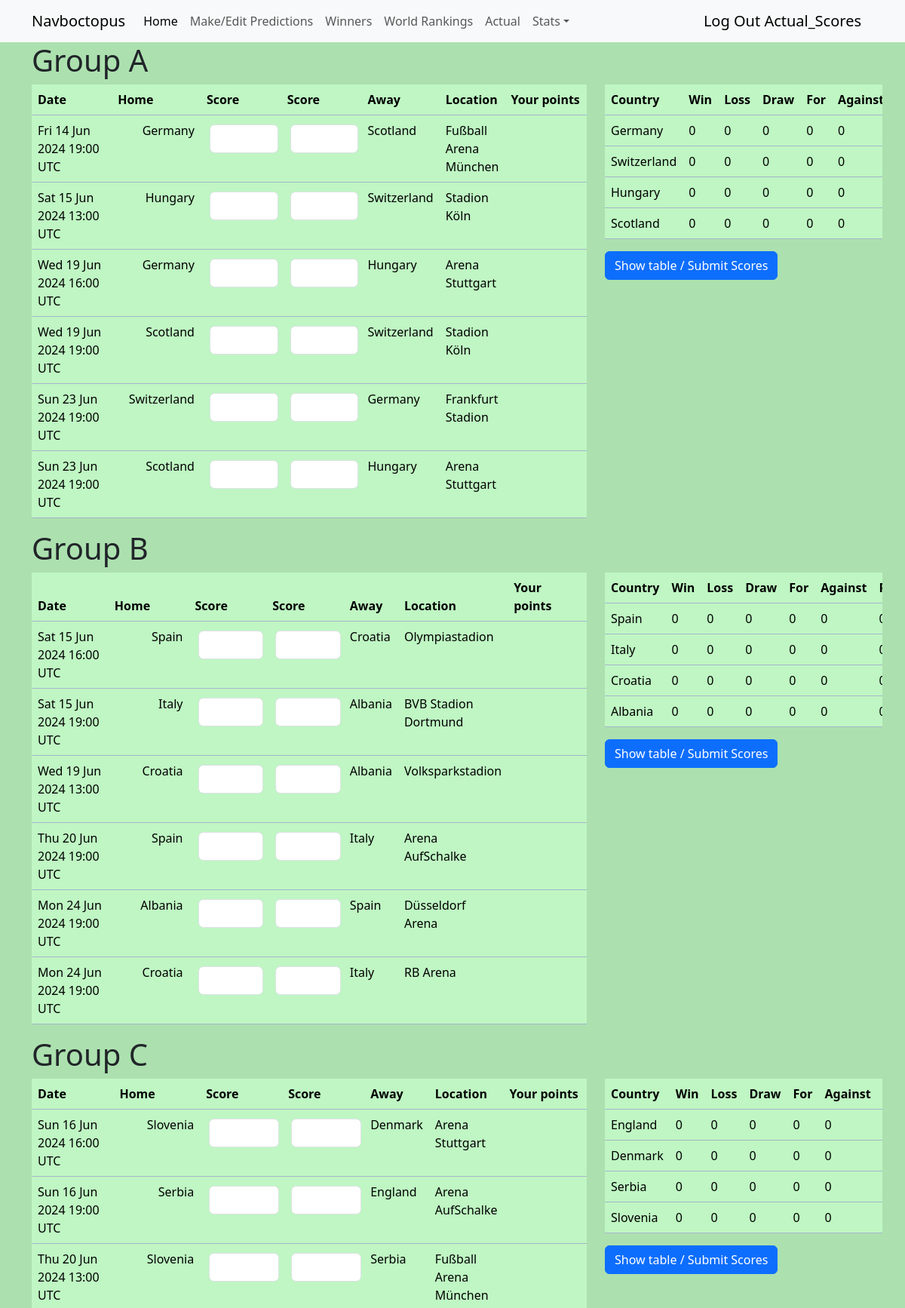
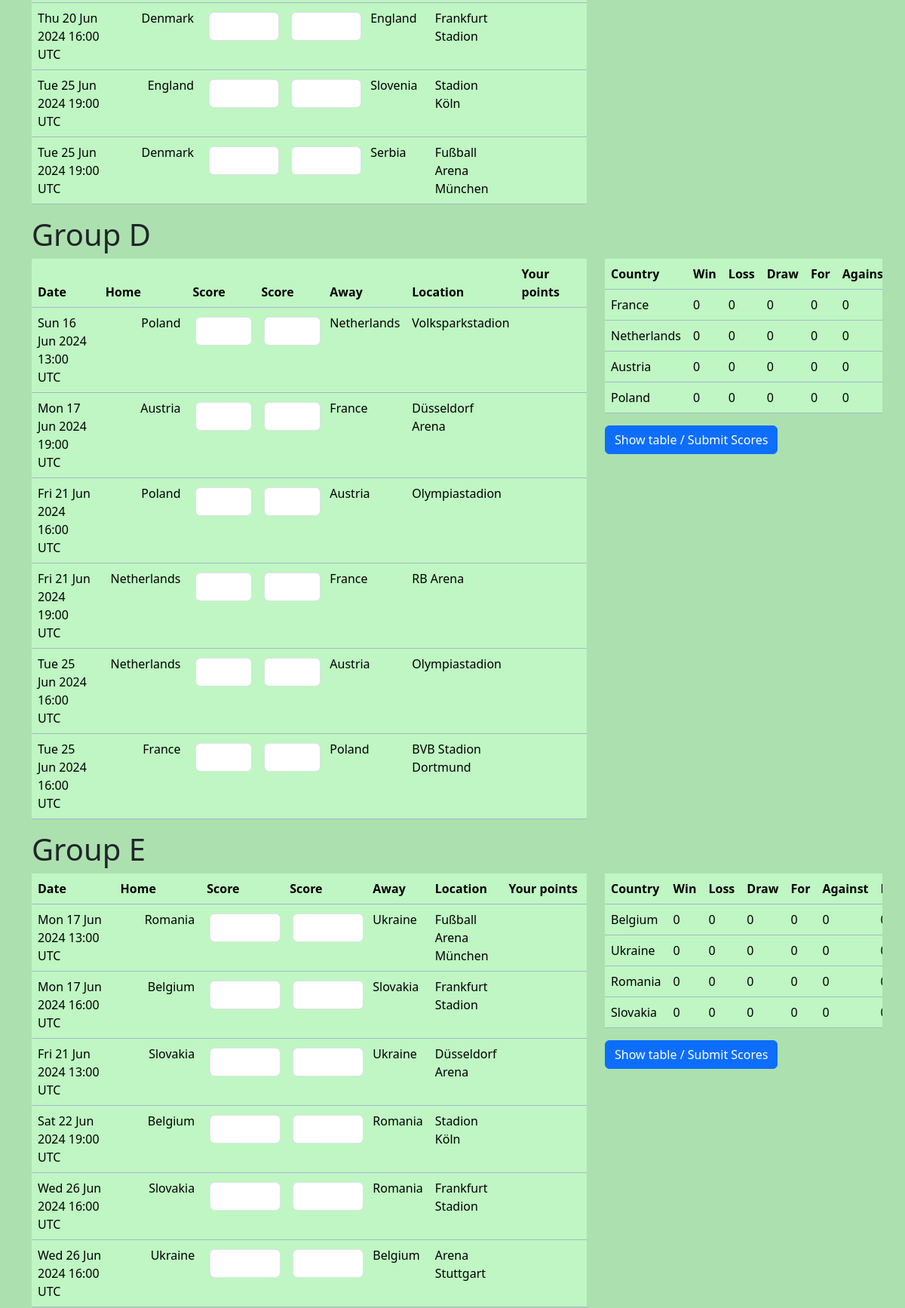
Page /group_entry (signed in, upper part) on the committed database (2 pictures, top to bottom).
### predictor/models.py (models this page shows, shortened)
class Prediction(models.Model):
    country = models.CharField(max_length=50,default=None,null=True)
    match_choice = models.ForeignKey(Score,on_delete=models.CASCADE)
    score = models.IntegerField(null=True,blank=True)
    score_aet = models.IntegerField(null=True,blank=True)
    penalties = models.IntegerField(null=True,blank=True)
    user = models.ForeignKey(User,on_delete=models.CASCADE)
    points = models.IntegerField(null=True)
    exact = models.IntegerField(null=True)
    actual = models.CharField(null=True,max_length=50)

class Score(models.Model):
    country = models.ForeignKey(Country,on_delete=models.CASCADE,blank=True,null=True,default=211)
    date = models.DateTimeField()
    match_number = models.ForeignKey(Match,on_delete=models.CASCADE)
    stage = models.CharField(max_length=20)
    home_away = models.CharField(max_length=20)
    location = models.CharField(max_length=50,default=None,null=True)
    group = models.ForeignKey(Group, verbose_name=("Group"),on_delete=models.CASCADE,null=True,blank=True)
    def __str__(self) -> str:
        try:
            name = f'Match {self.match_number} {self.country.short_name}'
        except:
            name = f'Match {self.match_number} {self.home_away}'
        return name

class Group(models.Model):
    letter = models.CharField(max_length=1)
    def __str__(self) -> str:
        return f'Group {self.letter}'

class Country(models.Model):
    name = models.CharField(max_length=28)
    fifa_ranking = models.IntegerField()
    fifa_points = models.DecimalField(decimal_places=1,max_digits=6)
    short_name = models.CharField(max_length=23)
    class Meta:
        verbose_name_plural = "countries"

### predictor/views.py (the view, shortened to what this page needs)
# urls.py: path('group_entry',views.PredictionView.as_view(),name='group_entry'),
class PredictionView(View):
    template_name = 'predictor/prediction/prediction.html'
    def get(self, request):
        context = get_group_tables(request)
        return render(request,self.template_name,context)

### predictor/models.py (called while the page is built)
    def __str__(self) -> str:
        return f'{self.match_number}'

### predictor/templates/predictor/prediction/prediction.html (shortened to what this page needs)
{% extends 'predictor/base.html' %}
{% block content %}
{% load static %}
<div class="container">
        <form action="{% url 'group_entry' %}" method="post">
        {% for group in grouped %}
        <div class="row">
        <h1>{{group.0.0.match_choice.group}}</h1>
        <div class="col-12 col-lg-8">
        <div
        class="table-responsive"
    >
    <table
    class="table table-primary"
    >
    <thead>
        <tr>
            <th class="col-2 d-none d-lg-table-cell" scope="col">Date</th>
            <th class="col-2 justify-content-end" scope="col">Home</th>
            <th class="col-2" scope="col">Score</th>
            <th class="col-2" scope="col">Score</th>
            <th scope="col-2">Away</th>
            <th class="d-none d-lg-table-cell">Location</th>
            <th class="col-2" scope="col">Your points</th>
        </tr>
    </thead>
    <tbody>
        {% for match in group %}
            <tr class="">
                <td class="d-none d-lg-table-cell">{{match.0.match_choice.date|date:"D d M Y H:s e"}}</td>
                <td class="text-end">{{match.0.match_choice.country.name}}</td>
                <td><input class="form-control m-1" type="tel" name="{{match.0.match_choice.id}}" id="{{match.0.match_choice}}" min=0 value="{% if match.0.score != None %}{{match.0.score}}{% else %}{% endif %}"></td>
                <td><input class="form-control m-1" type="tel" name="{{match.1.match_choice.id}}" id="{{match.1.match_choice}}" min=0 value="{% if match.1.score != None %}{{match.1.score}}{% else %}{% endif %}"></td>
                <td>{{match.1.match_choice.country.name}}</td>
                <td class="d-none d-lg-table-cell">{{match.1.match_choice.location}}</td>
                <td>{% if match.0.points != None %}{{match.0.points}}{% else %}{% endif %}</td>
            </tr>
            {% endfor %}
        </tbody>
    </table>
</div>
</div>
<div class="col col-lg-4 overflow-x-auto">
    <table
    class="table table-primary"
    >
    <thead>
        <tr>
            <th scope="col">Country</th>
            <th scope="col">Win</th>
            <th scope="col">Loss</th>
            <th scope="col">Draw</th>
            <th scope="col">For</th>
            <th scope="col">Against</th>
            <th scope="col">Points</th>
        </tr>
    </thead>
    <tbody>
    {% for result in stuff|slice:forloop.counter|last %}
    <tr>
        <td>{{result.country}}</td>
        <td>{{result.wins}}</td>
        <td>{{result.losses}}</td>
        <td>{{result.draws}}</td>
        <td>{{result.goals_for}}</td>
        <td>{{result.goals_against}}</td>
        <td>{{result.points}}</td>
        </tr>
        {% endfor %}
    </tbody>
    </table>
    <button
                    type="submit"
                    class="btn btn-primary"
                    name="groups"
                    value="groups"
                >
                    Show table / Submit Scores
                </button>
</div>
</div>
{% endfor %}
</form>
</div>
{% endblock content %}

### predictor/templates/predictor/base.html (shortened to what this page needs)
<!DOCTYPE html>
<html lang="en">
<head>
    <link href="https://cdn.jsdelivr.net/npm/bootstrap@5.3.2/dist/css/bootstrap.min.css" rel="stylesheet"
>
        {% load static %}
        <link rel="stylesheet" href="{% static 'predictor\style\styles.css' %}">
</head>
<body>
    <nav
        class="navbar navbar-expand-sm navbar-light bg-light"
    >
        <div class="container">
            <a class="navbar-brand" href="{% url 'homepage' %}">Navboctopus</a>
            <div class="collapse navbar-collapse" id="collapsibleNavId">
                <ul class="navbar-nav me-auto mt-2 mt-lg-0">
                    <li class="nav-item">
                        <a class="nav-link active" href="{% url 'homepage' %}" aria-current="page"
                            >Home
                            </a
                        >
                    </li>
                    {% if user.is_authenticated %}
                    <li class="nav-item">
                        <a class="nav-link" href="{% url 'group_entry' %}" aria-current="page"
                            >Make/Edit Predictions
                            </a
                        >
                    </li>
                    {% endif %}
                    <li class="nav-item">
                        <a class="nav-link" href="{% url 'winners' %}" aria-current="page"
                            >Winners
                            </a
                        >
                    </li>
                    <li class="nav-item">
                        <a class="nav-link" href="{% url 'world_rankings' %}" aria-current="page"
                            >World Rankings
                            </a
                        >
                    </li>
                    {% if user.username == 'Actual_Scores'%}
                    <li class="nav-item">
                        <a class="nav-link" href="{% url 'actual_entry' %}" aria-current="page"
                        >Actual
                        </a
                        >
                    </li>
                    {% endif %}
                    {% if user.is_authenticated %}
                    <li class="nav-item dropdown">
                        <a
                            class="nav-link dropdown-toggle"
                            href="#"
                            id="dropdownId"
                            data-bs-toggle="dropdown"
                            aria-haspopup="true"
                            aria-expanded="false"
                            >Stats</a
                        >
                    </li>
                    {% endif %}
                </ul>
                <form class="d-flex my-2 my-lg-0">
                    {% if user.is_authenticated %}
                    <a class="navbar-brand" href="{% url 'logout' %}" class="nav-link active" title="Log Out">Log Out {{user.username}} {{user.last_name|first}}</a>
                    {% else %}
                    <a class="navbar-brand" href="{% url 'login' %}" class="nav-link active" title="Login">Login</a>
                    <a class="navbar-brand" href="{% url 'sign_up_user' %}" class="nav-link active" title="sign up user">Sign Up</a>
                    {% endif %}
                </form>
            </div>
        </div>
    </nav>
    {% block content %}
    {% endblock content %}
</body>
</html>

### predictor/static/predictor/style/styles.css (style rules this page uses)
.table { --bs-table-bg:#BFF6C3; }
body { background-color: #ACE1AF; }

### rows in the picture
Prediction: match_choice.letter "Group A", match_choice.date "Fri 14 Jun 2024 19:00 UTC", match_choice.name "Germany", name "Scotland", location "Fußball Arena München"
Prediction: match_choice.date "Sat 15 Jun 2024 13:00 UTC", match_choice.name "Hungary", name "Switzerland", location "Stadion Köln"
Prediction: match_choice.date "Wed 19 Jun 2024 16:00 UTC", match_choice.name "Germany", name "Hungary", location "Arena Stuttgart"
Prediction: match_choice.date "Wed 19 Jun 2024 19:00 UTC", match_choice.name "Scotland", name "Switzerland", location "Stadion Köln"
Prediction: match_choice.date "Sun 23 Jun 2024 19:00 UTC", match_choice.name "Switzerland", name "Germany", location "Frankfurt Stadion"
Prediction: match_choice.date "Sun 23 Jun 2024 19:00 UTC", match_choice.name "Scotland", name "Hungary", location "Arena Stuttgart"
Prediction: match_choice.letter "Group B", match_choice.date "Sat 15 Jun 2024 16:00 UTC", match_choice.name "Spain", name "Croatia", location "Olympiastadion"
Prediction: match_choice.date "Sat 15 Jun 2024 19:00 UTC", match_choice.name "Italy", name "Albania", location "BVB Stadion Dortmund"
Prediction: match_choice.date "Wed 19 Jun 2024 13:00 UTC", match_choice.name "Croatia", name "Albania", location "Volksparkstadion"
Prediction: match_choice.date "Thu 20 Jun 2024 19:00 UTC", match_choice.name "Spain", name "Italy", location "Arena AufSchalke"
Prediction: match_choice.date "Mon 24 Jun 2024 19:00 UTC", match_choice.name "Albania", name "Spain", location "Düsseldorf Arena"
Prediction: match_choice.date "Mon 24 Jun 2024 19:00 UTC", match_choice.name "Croatia", name "Italy", location "RB Arena"
Prediction: match_choice.letter "Group C", match_choice.date "Sun 16 Jun 2024 16:00 UTC", match_choice.name "Slovenia", name "Denmark", location "Arena Stuttgart"
Prediction: match_choice.date "Sun 16 Jun 2024 19:00 UTC", match_choice.name "Serbia", name "England", location "Arena AufSchalke"
Prediction: match_choice.date "Thu 20 Jun 2024 13:00 UTC", match_choice.name "Slovenia", name "Serbia", location "Fußball Arena München"
Prediction: match_choice.date "Thu 20 Jun 2024 16:00 UTC", match_choice.name "Denmark", name "England", location "Frankfurt Stadion"
Prediction: match_choice.date "Tue 25 Jun 2024 19:00 UTC", match_choice.name "England", name "Slovenia", location "Stadion Köln"
Prediction: match_choice.date "Tue 25 Jun 2024 19:00 UTC", match_choice.name "Denmark", name "Serbia", location "Fußball Arena München"
Prediction: match_choice.letter "Group D", match_choice.date "Sun 16 Jun 2024 13:00 UTC", match_choice.name "Poland", name "Netherlands", location "Volksparkstadion"
Prediction: match_choice.date "Mon 17 Jun 2024 19:00 UTC", match_choice.name "Austria", name "France", location "Düsseldorf Arena"
Prediction: match_choice.date "Fri 21 Jun 2024 16:00 UTC", match_choice.name "Poland", name "Austria", location "Olympiastadion"
Prediction: match_choice.date "Fri 21 Jun 2024 19:00 UTC", match_choice.name "Netherlands", name "France", location "RB Arena"
Prediction: match_choice.date "Tue 25 Jun 2024 16:00 UTC", match_choice.name "Netherlands", name "Austria", location "Olympiastadion"
Prediction: match_choice.date "Tue 25 Jun 2024 16:00 UTC", match_choice.name "France", name "Poland", location "BVB Stadion Dortmund"
Prediction: match_choice.letter "Group E", match_choice.date "Mon 17 Jun 2024 13:00 UTC", match_choice.name "Romania", name "Ukraine", location "Fußball Arena München"
Prediction: match_choice.date "Mon 17 Jun 2024 16:00 UTC", match_choice.name "Belgium", name "Slovakia", location "Frankfurt Stadion"
Prediction: match_choice.date "Fri 21 Jun 2024 13:00 UTC", match_choice.name "Slovakia", name "Ukraine", location "Düsseldorf Arena"
Prediction: match_choice.date "Sat 22 Jun 2024 19:00 UTC", match_choice.name "Belgium", name "Romania", location "Stadion Köln"
Prediction: match_choice.date "Wed 26 Jun 2024 16:00 UTC", match_choice.name "Slovakia", name "Romania", location "Frankfurt Stadion"
Prediction: match_choice.date "Wed 26 Jun 2024 16:00 UTC", match_choice.name "Ukraine", name "Belgium", location "Arena Stuttgart"

### other values in the picture
{{ user.username }} "Actual_Scores"
{{ result.country }} "Germany"
{{ result.wins }} "0"
{{ result.losses }} "0"
{{ result.draws }} "0"
{{ result.goals_for }} "0"
{{ result.goals_against }} "0"
{{ result.country }} "Switzerland"
{{ result.country }} "Hungary"
{{ result.country }} "Scotland"
{{ result.country }} "Spain"
{{ result.country }} "Italy"
{{ result.country }} "Croatia"
{{ result.country }} "Albania"
{{ result.country }} "England"
